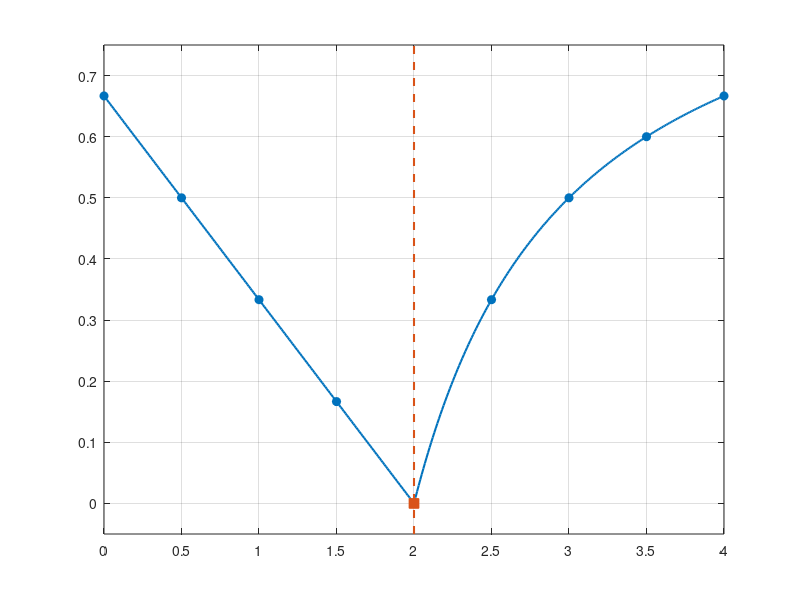

Here is the MATLAB script that generated this plot:
% Model Kleinberga: wykladnik c w T ~ n^c w zaleznosci od alfa (siatka n x n, d = 2)
% alfa < 2: c = (2 - alfa)/3,   alfa > 2: c = (alfa - 2)/(alfa - 1),   alfa = 2: T = O(log^2 n)
niebieski = [0 0.4470 0.7410];
pomarancz = [0.8500 0.3250 0.0980];

a1 = linspace(0, 2, 200);  c1 = (2 - a1) / 3;
a2 = linspace(2, 4, 200);  c2 = (a2 - 2) ./ (a2 - 1);
m1 = 0:0.5:2;              m2 = 2.5:0.5:4;

figure('Color','w'); hold on;
plot(a1, c1, '-', 'Color', niebieski, 'LineWidth', 1.5);
plot(a2, c2, '-', 'Color', niebieski, 'LineWidth', 1.5);
plot(m1, (2 - m1)/3, 'o', 'Color', niebieski, 'MarkerSize', 6, 'MarkerFaceColor', niebieski);
plot(m2, (m2 - 2)./(m2 - 1), 'o', 'Color', niebieski, 'MarkerSize', 6, 'MarkerFaceColor', niebieski);
plot([2 2], [-0.05 0.75], '--', 'Color', pomarancz, 'LineWidth', 1.5);
plot(2, 0, 's', 'Color', pomarancz, 'MarkerSize', 7, 'MarkerFaceColor', pomarancz);
hold off;

xlim([0 4]); ylim([-0.05 0.75]);
set(gca, 'XTick', 0:0.5:4, 'YTick', 0:0.1:0.7);
grid on; box on;
